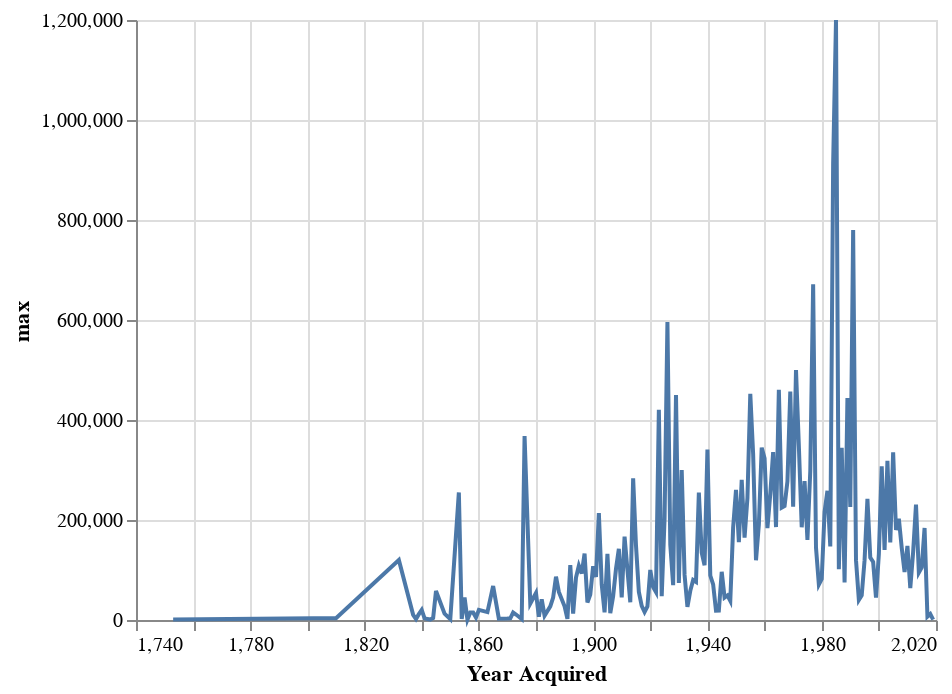

Source (notebook cell):
### Code cell
lines = alt.Chart(stats.reset_index()).mark_line().encode(
    alt.X("Year Acquired:Q"),
    alt.Y("max:Q")
)
lines

### Figure 1 — Vega-Lite specification as saved in the notebook (floating-point values rounded to 4 significant figures; data arrays with more than 128 entries replaced by an {"elided": "..."} marker saying what was removed)
{"config": {"view": {"continuousWidth": 400, "continuousHeight": 300}}, "data": {"name": "data-498fc33026bd7dd9df16ddc47f510fe3"}, "mark": "line", "encoding": {"x": {"field": "Year Acquired", "type": "quantitative"}, "y": {"field": "max", "type": "quantitative"}}, "$schema": "https://vega.github.io/schema/vega-lite/v4.17.0.json", "datasets": {"data-498fc33026bd7dd9df16ddc47f510fe3": {"elided": "171 records"}}}
